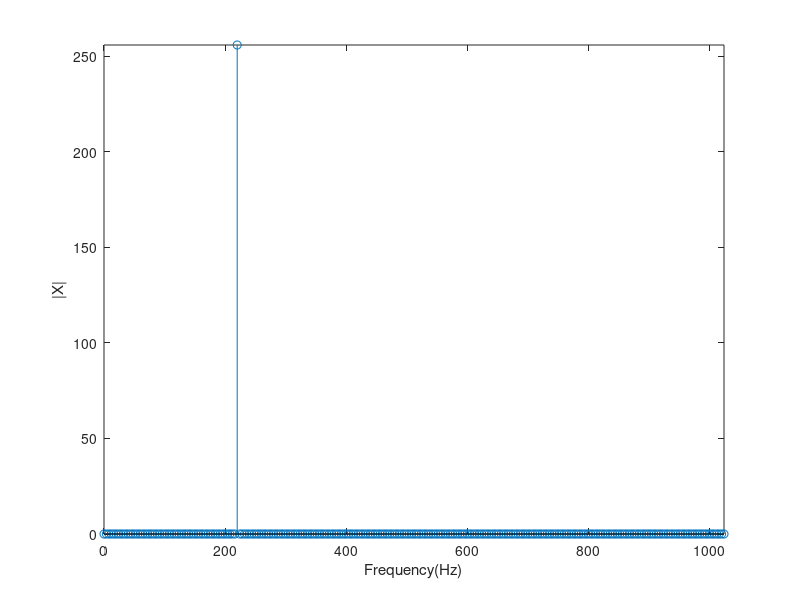

Source code (MATLAB):
f = 220;  
fs = 2048;
N = 512;
dt = 1/fs;
T = (0 : N-1) * dt;

x = sin(2 * pi *f * T);

FFT = fft(x);

freq_range = [0 : fs / N : fs/2];

stem(freq_range, abs(FFT(1: length(freq_range))));

axis tight;
xlabel('Frequency(Hz)')
ylabel('|X|')
%set(gca, 'xtick', freq_range); %设置x轴步长